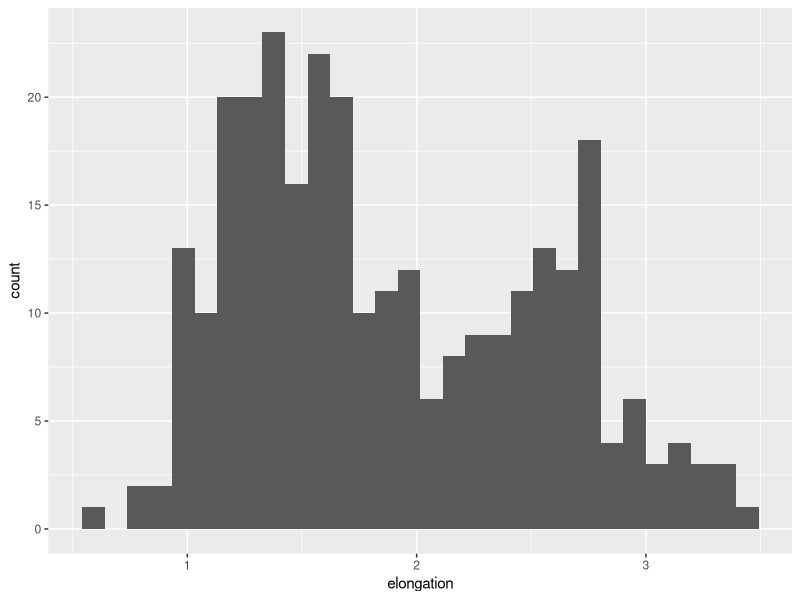
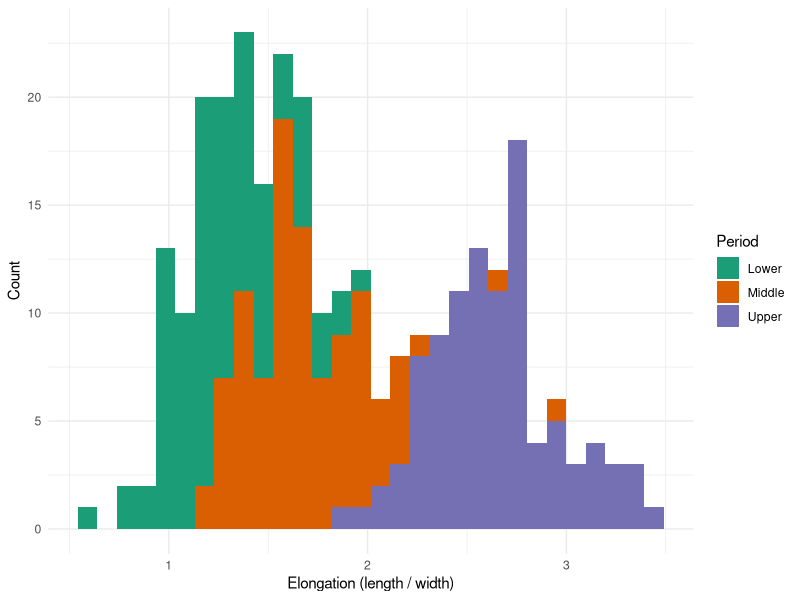
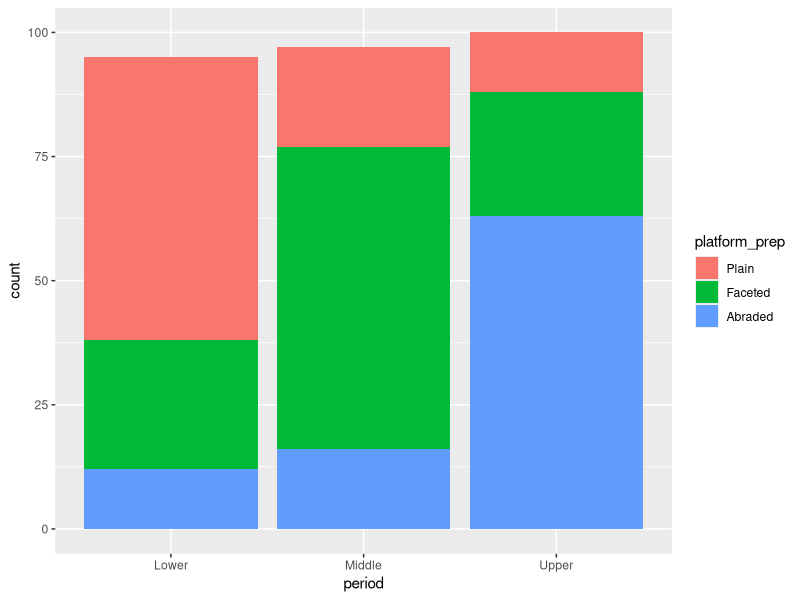
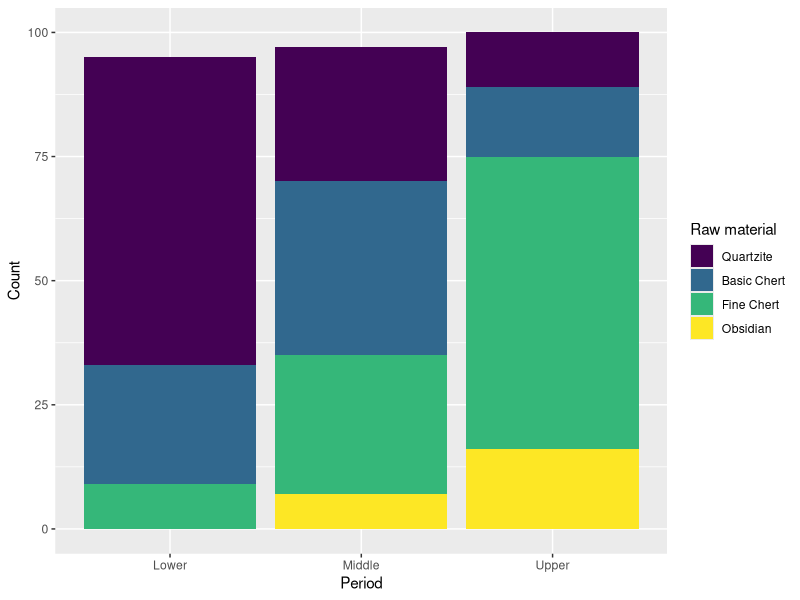
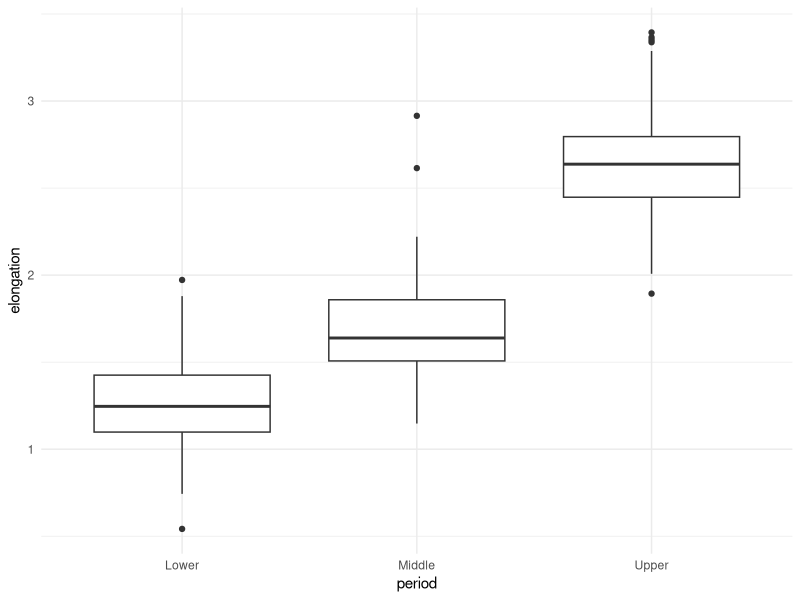
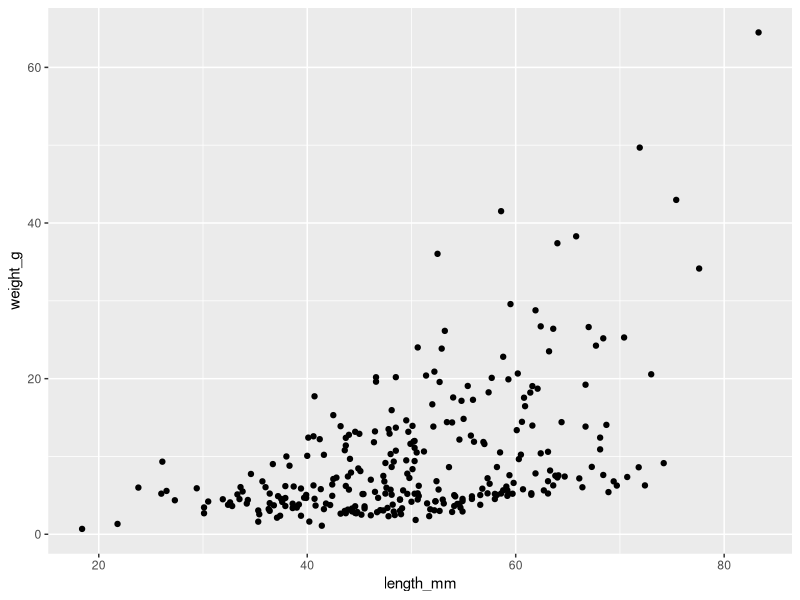
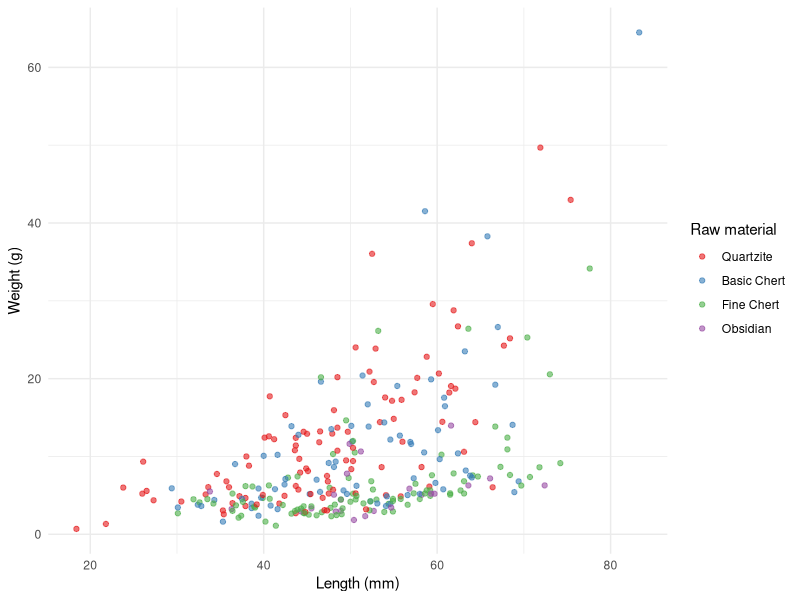

Write the R code that produced these figures, in order.
# =============================================================================
# LESSON: 03-1 (Visualisation)
# =============================================================================
# LEARNING OBJECTIVES:
#   1. Build histograms, boxplots, and scatterplots with ggplot2
#   2. Apply brewer/viridis colour palettes correctly (never hardcoded colours)
#   3. See the Lower->Middle->Upper elongation trend directly, before any
#      formal statistical test is run - visualisation comes first, inference
#      second, which mirrors good archaeological practice generally
# =============================================================================

library(tidyverse)

lithics <- read_csv("data/lithics_clean.csv") |>
  mutate( # factor conversions control plot ordering. Without them, ggplot sorts alphabetically
    period = factor(period, 
                    levels = c("Lower", "Middle", "Upper")),
    raw_material  = factor(raw_material,
                    levels = c("Quartzite", "Basic Chert", "Fine Chert", "Obsidian")),
    platform_prep = factor(platform_prep, 
                           levels = c("Plain", "Faceted", "Abraded")))

# --- Histogram: elongation distribution by period ---------------------------
# WHY: a histogram shows DISTRIBUTION SHAPE, not just a single mean - this
#      matters here because we expect not just a shift in the centre of the
#      distribution across periods, but also a narrowing (lower variance) in
#      later periods, consistent with increasing standardisation of blade
#      production relative to earlier flake technologies.

ggplot(lithics) +  # start with basic histogram that we develop
  aes(x = elongation) + 
  geom_histogram() 

ggplot(lithics) + # develop the basic plot into more elaborate one
  aes(x = elongation, 
      fill = period) + 
  geom_histogram() +
  scale_fill_brewer(palette = "Dark2") +
  labs(x = "Elongation (length / width)", y = "Count", fill = "Period") +
  theme_minimal() # consider to show facet_wrap to improve

# INTERPRETATION: Upper Palaeolithic elongation values cluster in a
# narrower, higher range than Lower Palaeolithic values, which spread more
# widely around a lower centre. This is the FIRST visual hint of the
# flake -> Levallois -> blade technological trajectory, before any p-value
# has been computed. Bar-Yosef & Kuhn (1999) frame blade production as the
# defining laminar technology of this later trajectory.

# --- Barplot: elongation by period --- Raw material composition across periods
# =============================================================================
# WHY A STACKED BAR PLOT: this is fundamentally a COMPOSITIONAL question -
#      not "how many artefacts of each material exist" (which would be
#      sensitive to our arbitrary sample size choices) but "what PROPORTION
#      of each period's assemblage is made of each material." Converting
#      counts to within-period proportions BEFORE plotting is what makes
#      this a fair compositional comparison across periods of equal sample
#      size here, and would remain fair even if period sample sizes differed
#      in a real dataset.
# ARCHAEOLOGICAL BASIS: this is NOT a simple "more trade over time" story.
#      Lower Palaeolithic = bulk local material (low diversity). Middle
#      Palaeolithic = the MOST diverse/even mix of local and semi-local
#      materials (Bourguignon et al. on La Combette provisioning). Upper
#      Palaeolithic = one quality material dominant PLUS a much larger
#      persistent exotic component than earlier periods (long-distance,
#      quality-driven procurement). The pattern is bulk-local ->
#      diversified-local -> quality-and-exotic, not a linear increase in
#      "trade."

ggplot(lithics) + # basic barplot to setup for hypothesis test in next lesson
  aes(x = period,  
      fill = platform_prep)  +
  geom_bar()

ggplot(lithics) + # develop the basic barplot into a more polished plot
  aes(x = period,  
      fill = raw_material) +
  geom_bar() +
  scale_fill_viridis_d(option = "D") +
  labs(x = "Period", y = "Count", fill = "Raw material")

# INTERPRETATION: Lower Palaeolithic shows one colour band (Quartzite)
# dominating most of the bar. Middle Palaeolithic shows the most EVEN split
# across three-to-four colour bands - the most compositionally diverse
# period. Upper Palaeolithic shows one band (Fine Chert) dominant again,
# but with a visible, persistent Obsidian band that barely existed in
# earlier periods - this is the "exotic component" the literature
# documents, not simply "more of everything."

# --- Boxplot: elongation by period -------------------------------------------
# WHY: boxplots make the period-to-period SHIFT IN MEDIAN easier to compare
#      at a glance than a histogram does, at the cost of hiding some
#      distributional detail the histogram showed. Showing both is
#      deliberate - no single plot type tells the whole story.
ggplot(lithics) + # basic boxplot, can add ggbeeswarm
  aes(x = period, 
      y = elongation) +
  geom_boxplot() +
  theme_minimal()

# INTERPRETATION: if the three boxes barely overlap, that is a strong visual
# clue an ANOVA run on this variable will return a small p-value - the
# formal test in Lesson 2 confirms what the eye already suspects here.

# --- Scatterplot: length vs weight, coloured by raw material ----------------
# WHY: scatterplots reveal RELATIONSHIPS BETWEEN two continuous variables -
#      here, confirming that weight increases with length as physically
#      expected, while colour by raw_material shows whether different
#      materials occupy different regions of that relationship (e.g.
#      denser quartzite producing heavier flakes at a given length).

ggplot(lithics) + # basic scatterplot that we develop
  aes(x = length_mm,
      y = weight_g) +
  geom_point() 

ggplot(lithics) + # more elaborate scatterplot
  aes(x = length_mm,
      y = weight_g, 
      colour = raw_material) +
  geom_point(alpha = 0.6) +
  scale_colour_brewer(palette = "Set1") +
  labs(x = "Length (mm)", y = "Weight (g)", colour = "Raw material") +
  theme_minimal()  # consider to show facet_wrap to improve 

# INTERPRETATION: the positive length-weight relationship is expected and
# physically necessary (bigger flakes weigh more) 
